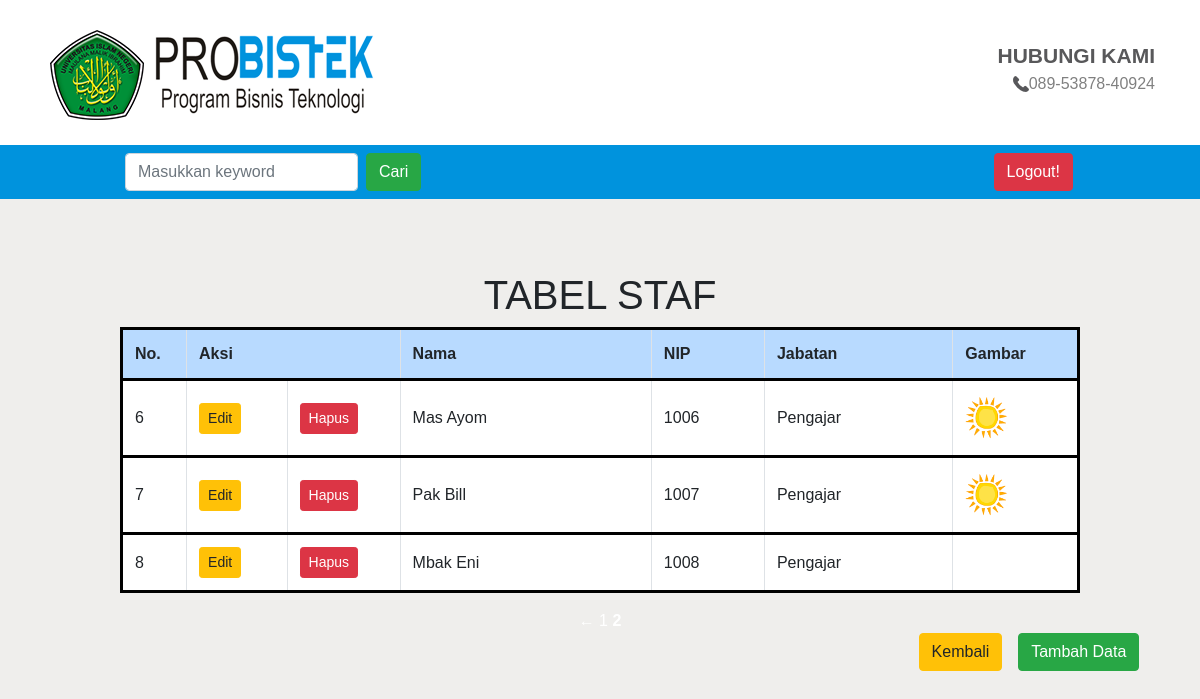
Screenshot of /adminStaf/index.php?p=2 (signed in) with the database file from the repository.
### tables this page shows
CREATE TABLE `staf` (
  `id` int(11) NOT NULL,
  `nama` varchar(55) NOT NULL,
  `nip` int(11) NOT NULL,
  `jabatan` varchar(55) NOT NULL,
  `gambar` varchar(30) NOT NULL
);

### functions.php (called while the page is built, shortened)
<?php
    $conn = mysqli_connect("localhost", "root", "", "uas-probistek");
    function query($query) {
        global $conn;
        $result = mysqli_query($conn, $query);
        $rows = [];
        while ($row = mysqli_fetch_assoc($result)) {
            $rows[] = $row;
        }
        return $rows;
    }
?>

### adminStaf/index.php (the view, shortened to what this page needs)
<?php
    require '../functions.php';
    $jumlahDataPerHalaman = 5;
    $jumlahData = count(query("SELECT * FROM staf"));
    $jumlahHalaman = ceil($jumlahData / $jumlahDataPerHalaman);
    $halamanAktif = ( isset($_GET["p"]) ) ? $_GET["p"] : 1;
    $awalData = ( $jumlahDataPerHalaman * $halamanAktif) - $jumlahDataPerHalaman;
    $hasilHalamanPertama = ($halamanAktif-1)*$jumlahDataPerHalaman;
    $no = ($hasilHalamanPertama + 1) - 1;
    $staf = query("SELECT * FROM staf ORDER BY nip ASC LIMIT $awalData, $jumlahDataPerHalaman");
?>
<!DOCTYPE html>
<html lang="en">
<head>
    <link rel="stylesheet" type="text/css" href="../css/bootstrap.css">
    <link rel="stylesheet" type="text/css" href="../css/style.css">
</head>
<body>
    <header>
        <div class="container">
            <div class="row">
                <div class="col-6 image">
                    <img id="probistek" src="../images/probistek2.png">
                </div>
                <div class="col-6 contact">
                    <p id="contact1"><b>HUBUNGI KAMI</b></p>
                    <table class="contact2">
                        <tr>
                            <td><img src="../images/call-answer.png"></td>
                            <td>089-53878-40924</td>
                        </tr>
                    </table>
                </div>
            </div>
        </div>
        <div>
            <nav class="navbar navbar-expand-lg navbar-dark">
                <div class="collapse navbar-collapse" id="navbarSupportedContent">
                    <ul class="navbar-nav mr-auto">
                        <form class="form-inline my-2 my-lg-0" action="" method="post">
                            <input class="form-control mr-sm-2" type="search" placeholder="Masukkan keyword" aria-label="Search" name="keyword" autofocus autocomplete="off">
                            <button class="btn btn-success my-2 my-sm-0" type="submit" name="cari2">Cari</button>
                        </form>
                    </ul>
                    <a href="../logout.php">
                        <button id="adminBtn" class="btn btn-danger" type="button">Logout!</button>
                    </a>
                </div>
            </nav>
        </div>
    </header>
    <div id="badan">
        <br><br><br>
        <center>
            <h1>TABEL STAF</h1>
            <table class="table table-bordered">
                <col width="10">
                <col width="80">
                <col width="90">
                <col width="200">
                <col width="90">
                <col width="150">
                <col width="100">
                <tr class="table-primary">
                    <th>No.</th>
                    <th colspan="2">Aksi</th>
                    <th>Nama</th>
                    <th>NIP</th>
                    <th>Jabatan</th>
                    <th>Gambar</th>
                </tr>
                <?php foreach ($staf as $row): $no++; ?>
                <tr id="tableRow">
                    <td>
                        <?= $no; ?>
                    </td>
                    <td>
                        <a href="edit2.php?id=<?= $row["id"];?>">
                            <button type="button" class="btn btn-warning btn-sm">Edit</button>
                        </a>
                    </td>
                    <td>
                        <button type="button" class="btn btn-danger btn-sm" data-toggle="modal" data-target="#modalHapus<?= $row["id"];?>">
                            Hapus
                        </button>
                    </td>
                    <td>
                        <?= $row["nama"]; ?>
                    </td>
                    <td>
                        <?= $row["nip"]; ?>
                    </td>
                    <td>
                        <?= $row["jabatan"]; ?>
                    </td>
                    <td>
                        <img src="../images/<?= $row["gambar"]; ?>" alt="" width="50">
                    </td>
                </tr>
                <?php endforeach;?>
            </table>
            <?php if( $halamanAktif > 1) : ?>
                <a href="?p=<?= $halamanAktif - 1; ?>">&larr;</a>
            <?php endif; ?>
            <?php for( $i = 1; $i <= $jumlahHalaman; $i++) : ?>
                <?php if( $i == $halamanAktif) : ?>
                    <a href="?p=<?= $i; ?>" style="font-weight: bold; color: red;"><?= $i; ?></a>
                <?php else : ?>
                    <a href="?p=<?= $i; ?>"><?= $i; ?></a>
                <?php endif; ?>
            <?php endfor; ?>
            <br>
            <a href="../admin.php">
                <button id="kembali" class="btn btn-warning" type="button">Kembali</button>
            </a>
            <a href="tambah2.php">
                <button id="tambahMhs" class="btn btn-success" type="button">Tambah Data</button>
            </a>
            <br><br><br><br>
        </center>
    </div>
</body>
</html>

### css/style.css (style rules this page uses)
* { font-family: helvetica; margin: 0; padding: 0; }
.image { padding-top: 25px; padding-bottom: 20px; }
.col-6.contact { padding-top: 40px; margin-bottom: 0%; }
#contact1 { color: #58585A; text-align: right; font-size: 21px; margin-bottom: 0px; }
table.contact2 { float: right; margin-top: 0%; padding-right: 0px; color: #808080; }
.navbar { background-color: #0093dd !important; font-size: 17px !important; font-weight: bold !important; color: black !important; }
.navbar-nav { padding-left: 109px !important; }
#adminBtn { margin-right: 111px !important; color: #fff; }
a { text-decoration: none !important; color: #fff !important; }

### adminStaf/index.php (style rules this page uses)
body { background-color: #EFEEEC; }
header { background-color: white; }
#tambahMhs { margin-right: -22.7cm; }
#kembali { margin-right: 0.3cm; }
table.table-bordered { border:5px solid black; background-color: white; width: 80%; }
table.table-bordered > tbody > tr { border:3px solid black; }
table.table-bordered { border: 3px solid black; }
#tableRow { height: 50px; }
.table > tbody > tr > td { vertical-align: middle; }

### rows the page displays
staf: nama "Mas Ayom", nip "1006", jabatan "Pengajar", gambar (picture)
staf: nama "Pak Bill", nip "1007", jabatan "Pengajar", gambar (picture)
staf: nama "Mbak Eni", nip "1008", jabatan "Pengajar"
